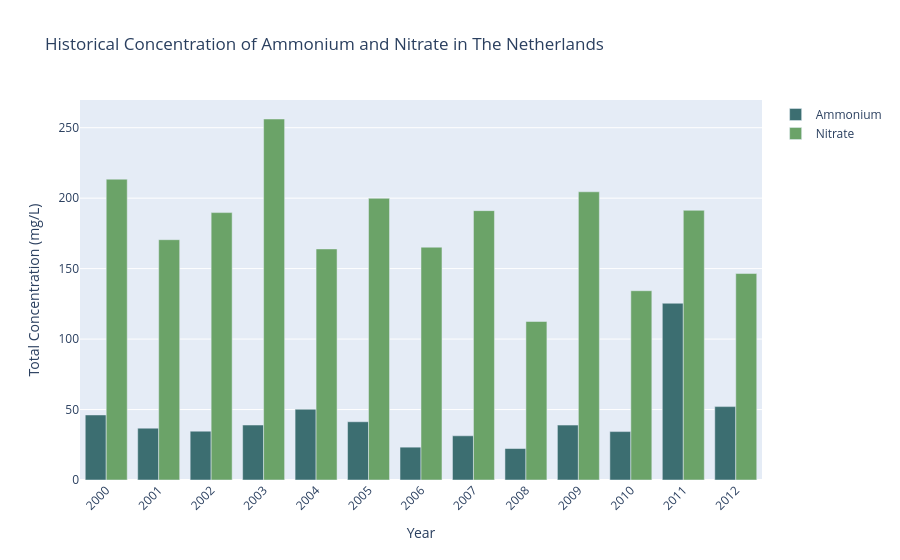

Source (notebook cell):
### Code cell
# https://plotly.com/python/bar-charts/

# filtering data for The Netherlands
nl_water = water_clean[water_clean['Country'] == 'Netherlands']

grouped = nl_water.groupby(['phenomenonTimeReferenceYear', 'observedPropertyDeterminandLabel'])['resultMeanValue'].sum().reset_index()
pivoted = grouped.pivot(index='phenomenonTimeReferenceYear', columns='observedPropertyDeterminandLabel', values='resultMeanValue').fillna(0)

# sort years
pivoted = pivoted.sort_index()

# data for plotting
years = pivoted.index.astype(str) 
ammonium = pivoted['Ammonium'] if 'Ammonium' in pivoted else [0]*len(years)
nitrate = pivoted['Nitrate'] if 'Nitrate' in pivoted else [0]*len(years)

# making plot
fig = go.Figure()
fig.add_trace(go.Bar(
    x=years,
    y=ammonium,
    name='Ammonium',
    marker_color='#3C6E71'
))
fig.add_trace(go.Bar(
    x=years,
    y=nitrate,
    name='Nitrate',
    marker_color='#6BA368'
))

fig.update_layout(
    title='Historical Concentration of Ammonium and Nitrate in The Netherlands',
    xaxis_title='Year',
    yaxis_title='Total Concentration (mg/L)',
    barmode='group',
    xaxis_tickangle=-45
)

fig.write_html("../visualizations/concentration_properties_GW_NL.html")
fig.show()

### Figure 1 — Plotly figure (JSON) as saved in the notebook; plotly's stock layout.template omitted (floating-point values rounded to 4 significant figures)
{"data": [{"marker": {"color": "#3C6E71"}, "name": "Ammonium", "type": "bar", "x": ["2000", "2001", "2002", "2003", "2004", "2005", "2006", "2007", "2008", "2009", "2010", "2011", "2012"], "y": [46.15, 36.78, 34.66, 39.0, 50.22, 41.33, 23.3, 31.36, 22.33, 38.96, 34.35, 125.4, 52.07]}, {"marker": {"color": "#6BA368"}, "name": "Nitrate", "type": "bar", "x": ["2000", "2001", "2002", "2003", "2004", "2005", "2006", "2007", "2008", "2009", "2010", "2011", "2012"], "y": [213.5, 170.5, 189.8, 256.2, 164.0, 199.9, 165.2, 191.2, 112.5, 204.5, 134.3, 191.4, 146.5]}], "layout": {"barmode": "group", "title": {"text": "Historical Concentration of Ammonium and Nitrate in The Netherlands"}, "xaxis": {"tickangle": -45, "title": {"text": "Year"}}, "yaxis": {"title": {"text": "Total Concentration (mg/L)"}}}}
